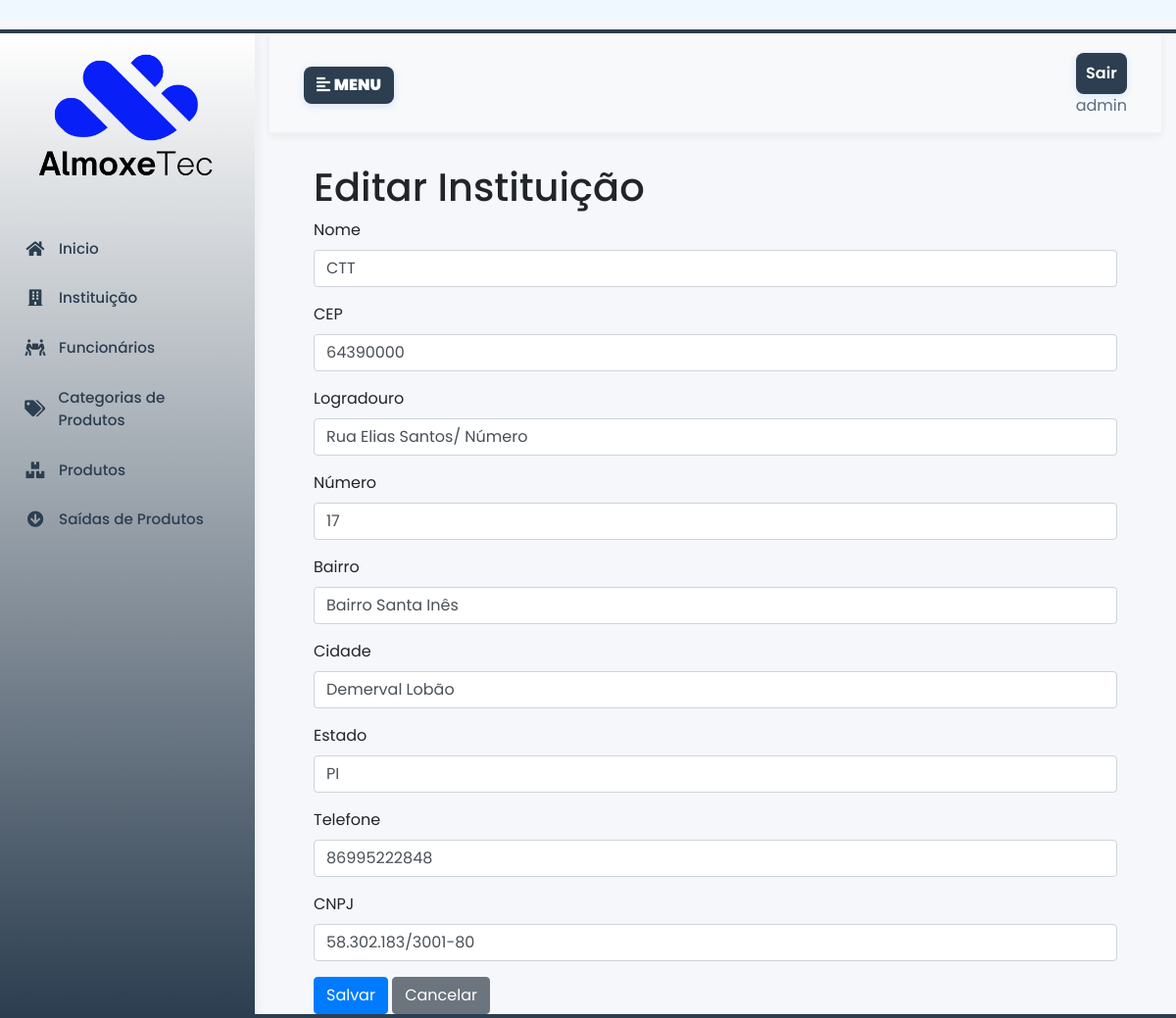
Page /editar-instituicao/2/ (signed in) on the committed database.
### almoxarifado/models.py (models this page shows, shortened)
class Instituicao(models.Model):
    nome = models.CharField(max_length=100, db_index=True)  # Índice para busca
    cep = models.CharField(max_length=9)
    logradouro = models.CharField(max_length=200)
    numero = models.CharField(max_length=10)
    bairro = models.CharField(max_length=100)
    cidade = models.CharField(max_length=100)
    estado = models.CharField(max_length=2)
    telefone = models.CharField(max_length=20)
    cnpj = models.CharField(max_length=18, unique=True)
    class Meta:
        ordering = ['nome']  # Ordenação padrão

### almoxarifado/views/instituicao.py (the view, shortened to what this page needs)
# urls.py: path('editar-instituicao/<int:pk>/', views.editar_instituicao, name='editar-instituicao'),
@login_required
def editar_instituicao(request, pk):
    instituicao = get_object_or_404(Instituicao, pk=pk)
    return render(request, 'instituicao/editinstituicao.html', {'instituicao': instituicao})

### almoxarifado/templates/instituicao/editinstituicao.html (shortened to what this page needs)
{% extends 'base.html' %} {% load static %} {% block content %}
<div class="container">
  <h1>Editar Instituição</h1>
  <form method="post" action="{% url 'editar-instituicao' instituicao.pk %}">
    <div class="mb-3">
      <label for="nome" class="form-label">Nome</label>
      <input
        type="text"
        id="nome"
        name="nome"
        class="form-control"
        value="{{ val.nome|default:instituicao.nome }}"
        required
      />
    </div>
    <div class="mb-3">
      <label for="cep" class="form-label">CEP</label>
      <input
        type="text"
        id="cep"
        name="cep"
        class="form-control"
        value="{{ val.cep|default:instituicao.cep }}"
      />
    </div>
    <div class="mb-3">
      <label for="logradouro" class="form-label">Logradouro</label>
      <input
        type="text"
        id="logradouro"
        name="logradouro"
        class="form-control"
        value="{{ val.logradouro|default:instituicao.logradouro }}"
      />
    </div>
    <div class="mb-3">
      <label for="numero" class="form-label">Número</label>
      <input
        type="text"
        id="numero"
        name="numero"
        class="form-control"
        value="{{ val.numero|default:instituicao.numero }}"
      />
    </div>
    <div class="mb-3">
      <label for="bairro" class="form-label">Bairro</label>
      <input
        type="text"
        id="bairro"
        name="bairro"
        class="form-control"
        value="{{ val.bairro|default:instituicao.bairro }}"
      />
    </div>
    <div class="mb-3">
      <label for="cidade" class="form-label">Cidade</label>
      <input
        type="text"
        id="cidade"
        name="cidade"
        class="form-control"
        value="{{ val.cidade|default:instituicao.cidade }}"
      />
    </div>
    <div class="mb-3">
      <label for="estado" class="form-label">Estado</label>
      <input
        type="text"
        id="estado"
        name="estado"
        class="form-control"
        value="{{ val.estado|default:instituicao.estado }}"
        maxlength="2"
      />
    </div>
    <div class="mb-3">
      <label for="telefone" class="form-label">Telefone</label>
      <input
        type="text"
        id="telefone"
        name="telefone"
        class="form-control"
        value="{{ val.telefone|default:instituicao.telefone }}"
      />
    </div>
    <div class="mb-3">
      <label for="cnpj" class="form-label">CNPJ</label>
      <input
        type="text"
        id="cnpj"
        name="cnpj"
        class="form-control"
        value="{{ val.cnpj|default:instituicao.cnpj }}"
        required
      />
    </div>
    <button type="submit" class="btn btn-primary">Salvar</button>
    <a href="{% url 'lista_instituicao' %}" class="btn btn-secondary"
      >Cancelar</a
    >
  </form>
</div>
{% endblock content %}

### almoxarifado/templates/base.html (shortened to what this page needs)
{% load static %}
<!DOCTYPE html>
<html lang="pt-br">
<head>
  <link rel="stylesheet" href="https://maxcdn.bootstrapcdn.com/bootstrap/4.0.0/css/bootstrap.min.css"
 />
  <link rel="stylesheet" href="https://use.fontawesome.com/releases/v5.7.0/css/all.css"
 />
  <link rel="stylesheet" href="{% static 'css/style.css' %}" />
  <link rel="stylesheet" href="#" />
</head>
<body>
  <div style="background-color: aliceblue; padding: 10px; text-align: center;">
  </div>
  <div class="wrapper">
    <nav id="sidebar">
      <a href="{% url 'inicio' %}"><img src="{% static 'images/logo.png' %}" alt="Logo" width="220"></a>
      <ul class="list-unstyled components" class="menulink">
        <li>
          <a href="{% url 'inicio' %}" class="menulink"><i class="fa fa-home fa-fw"></i>Inicio</a>
        </li>
        <li>
          <a href="{% url 'lista_instituicao' %}" class="menulink"><i class="fa fa-building fa-fw"></i> Instituição
          </a>
        </li>
        <li>
          <a href="{% url 'lista_funcionario' %}" class="menulink"><i class="fa fa-people-carry fa-fw"></i>
            Funcionários</a>
        </li>
        <li>
          <a href="{% url 'listar_categorias' %}" class="menulink"><i class="fa fa-tags fa-fw"></i> Categorias de
            Produtos</a>
        </li>
        <li>
          <a href="{% url 'listar_produtos' %}" class="menulink"><i class="fa fa-boxes fa-fw"></i> Produtos</a>
        </li>
        <li>
          <a href="{% url 'saida_produto' %}" class="menulink"><i class="fa fa-arrow-circle-down fa-fw"></i> Saídas de
            Produtos
          </a>
      </ul>
    </nav>
    <div class="content container-fluid">
      <nav class="navbar navbar-expand-lg navbar-light bg-light">
        <div class="container-fluid">
          <button type="button" id="sidebarCollapse" class="btn color-menu">
            <i class="fas fa-align-left"></i>
            <span> <b>MENU</b></span>
          </button>
          <div class="collapse navbar-collapse" id="navbarSupportedContent">
            <ul class="nav navbar-nav ml-auto">
              <li class="nav-item ">
                <a class="nav-link btn color-menu" href="{% url 'logout' %}">Sair</a>
                <a href="#">{{ request.user.get_full_name|default:request.user.username }}</a>
              </li>
            </ul>
          </div>
        </div>
      </nav>
      <div class="content container-fluid">
        <div class="container-fluid">{% block content %}{% endblock %}</div>
      </div>
    </div>
  </div>
</body>
</html>

### static/css/style.css (style rules this page uses)
:root { --colorbasic: #0b6ff0; --colorbasic2: #0a58d6; --colortext: #2c3e50; --colortext-menu: #5a6c7d; --sidebar-bg: #ffffff; --sidebar-hover: #f0f7ff; --sidebar-active: #e3f2fd; }
body { font-family: 'Poppins', sans-serif; background: #f5f7fa; height: 100vh; }
#sidebar { min-width: 260px; max-width: 260px; min-height: 100vh; background: linear-gradient(180deg, #ffffff, var(--colortext) ); color: var(--colortext); transition: all 0.3s; box-shadow: 2px 0 10px rgba(0, 0, 0, 0.05); }
#sidebar ul.components { padding: 15px 0; border-color: transparent !important; }
#sidebar ul li { margin: 4px 8px; }
#sidebar ul li a { padding: 12px 16px; font-size: 0.95em; display: flex; align-items: center; border-radius: 8px; transition: all 0.2s ease; color: var(--colortext); font-weight: 500; }
#sidebar ul li a i { width: 24px; margin-right: 12px; font-size: 1.1em; color: var(--colortext); }
.color-menu { background: var(--colortext); color: #fff !important; margin-top: 5px; border-radius: 8px; font-weight: 600; box-shadow: 0 2px 8px rgba(11, 111, 240, 0.15); transition: all 0.3s ease; }
a, a:hover, a:focus { color: inherit; text-decoration: none; transition: all 0.3s; }
a:link, a:visited { text-decoration: none; color: var(--colortext-menu); }
a.menulink:link, a.menulink:visited { text-decoration: none; color: var(--colortext); }
.navbar { padding: 15px 20px; background: #fff; border: none; border-radius: 0; margin-bottom: 30px; box-shadow: 0 2px 8px rgba(0, 0, 0, 0.06); border-bottom: 2px solid #f0f0f0; }
.wrapper { position:absolute; margin-top: 10px; border-top: 4px solid; border-bottom: 4px solid; border-color: var(--colortext); display: flex; width: 100%; align-items: stretch; }
#sidebar > a { display: block; text-align: center; padding: 20px 15px; border-radius: 0 0 20px 20px; margin-bottom: 10px; }
#sidebar > a img { max-width: 100%; height: auto; transition: transform 0.3s ease; }
.btn-primary, .btn-primary:hover, .btn-primary:focus, .btn-primary:active { color: #fff !important; }
.btn-secondary, .btn-secondary:hover, .btn-secondary:focus, .btn-secondary:active { color: #fff !important; }
.container-fluid { min-width: 300px; }

### rows in the picture
Instituicao: nome "CTT", cep "64390000", logradouro "Rua Elias Santos/ Número", numero "17", bairro "Bairro Santa Inês", cidade "Demerval Lobão", estado "PI", telefone "86995222848", cnpj "58.302.183/3001-80"

### other values in the picture
{{ request.user.get_full_name|default:request.user.username }} "admin"
